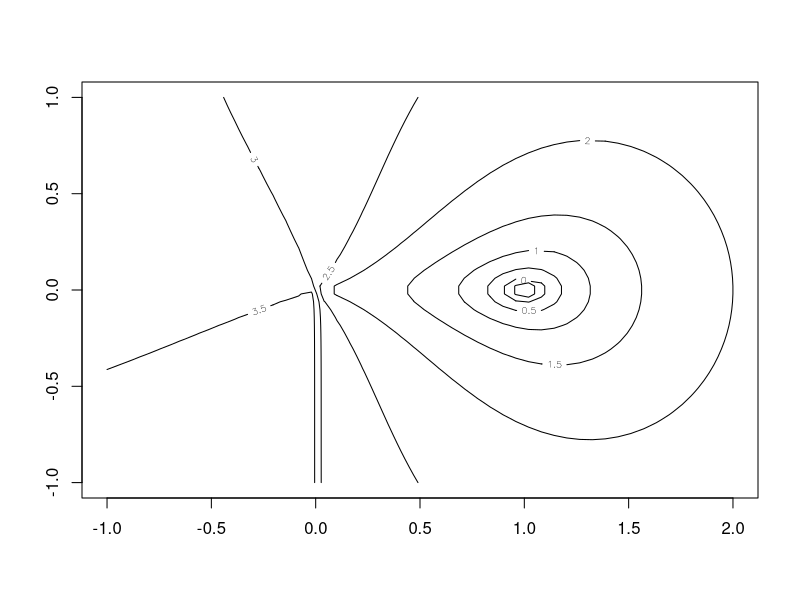

The R script that drew this image: (Note: this script raises an error after producing the figure.)
#### -*- R -*-

## Helical Valley Function
## Page 362 Dennis + Schnabel

theta <- function(x1,x2) {
    if(x1 > 0)
	return((0.5/pi)*atan(x2/x1))
    else
	return((0.5/pi)*atan(x2/x1)+0.5)
}

f <- function(x) {
    f1 <- 10*(x[3] - 10*theta(x[1],x[2]))
    f2 <- 10*(sqrt(x[1]^2+x[2]^2)-1)
    f3 <- x[3]
    return(f1^2+f2^2+f3^2)
}

## explore surface
x <- seq(-1, 2, len=50)
y <- seq(-1, 1, len=50)
z <- apply(as.matrix(expand.grid(x, y)), 1, function(x) f(c(x, 0)))
contour(x, y, matrix(log10(z), 50, 50))

nlm(f, c(-1,0,0), hessian=TRUE, print=0)


## the Rosenbrock banana valley function

f <- function(x)
{
    x1 <- x[1]; x2 <- x[2]
    100*(x2 - x1*x1)^2 + (1-x1)^2
}

## explore surface
x <- seq(-2, 2, len=100)
y <- seq(-1, 1, len=100)
fx <- function(x)
{
    x1 <- x[,1]; x2 <- x[,2]
    100*(x2 - x1*x1)^2 + (1-x1)^2
}
z <- fx(expand.grid(x, y))
contour(x, y, matrix(log10(z), length(x)))

nlm(f, c(-1.2,1), hessian=TRUE)

  g[1]:=-400.0*Bvec[1]*(Bvec[2]-sqr(Bvec[1]))-2.0*(1.0-Bvec[1]);
  g[2]:=200.0*(Bvec[2]-sqr(Bvec[1]));

fg <- function(x)
{
    gr <- function(x1, x2) {
        c(-400*x1*(x2 - x1*x1)-2*(1-x1), 200*(x2 - x1*x1))
    }
    x1 <- x[1]; x2 <- x[2]
    res<- 100*(x2 - x1*x1)^2 + (1-x1)^2
    attr(res, "gradient") <- gr(x1, x2)
    return(res)
}

nlm(fg, c(-1.2,1), hessian=TRUE)

## or use deriv to find the derivatives

fd <- deriv(~ 100*(x2 - x1*x1)^2 + (1-x1)^2, c("x1", "x2"))
fdd <- function(x1, x2) {}
body(fdd) <- fd
nlm(function(x) fdd(x[1], x[2]), c(-1.2,1), hessian=TRUE)


fgh <- function(x)
{
    gr <- function(x1, x2) {
        c(-400*x1*(x2 - x1*x1) - 2*(1-x1), 200*(x2 - x1*x1))
    }
    h <- function(x1, x2) {
        a11 <- 2 - 400*(x2 - x1*x1) + 800*x1*x1
        a21 <- -400*x1
        matrix(c(a11,a21,a21,200),2,2)
    }
    x1 <- x[1]; x2 <- x[2]
    res<- 100*(x2 - x1*x1)^2 + (1-x1)^2
    attr(res, "gradient") <- gr(x1, x2)
    attr(res, "hessian") <- h(x1, x2)
    return(res)
}
nlm(fgh, c(-1.2,1), hessian=TRUE)
